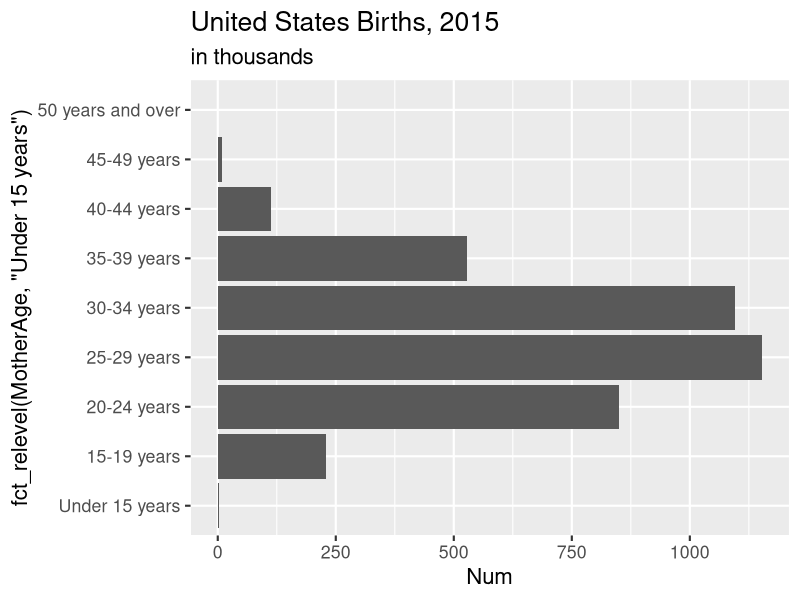
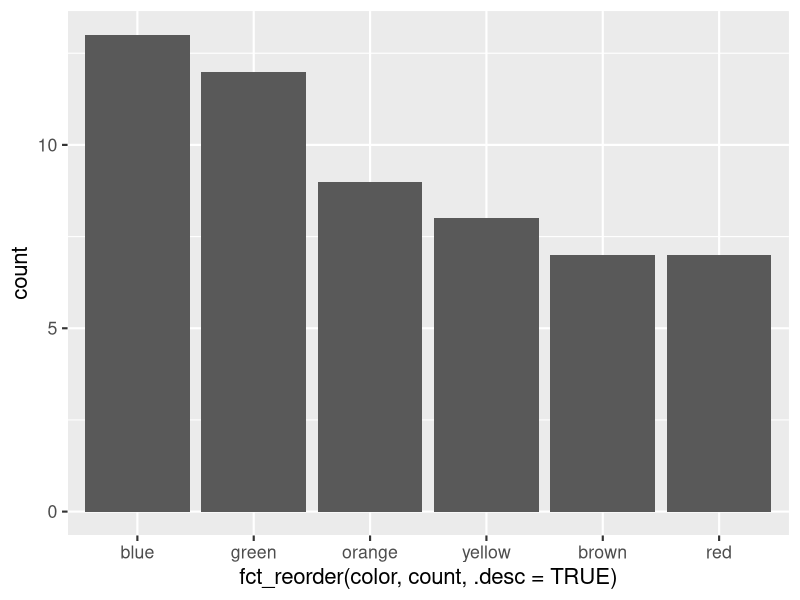
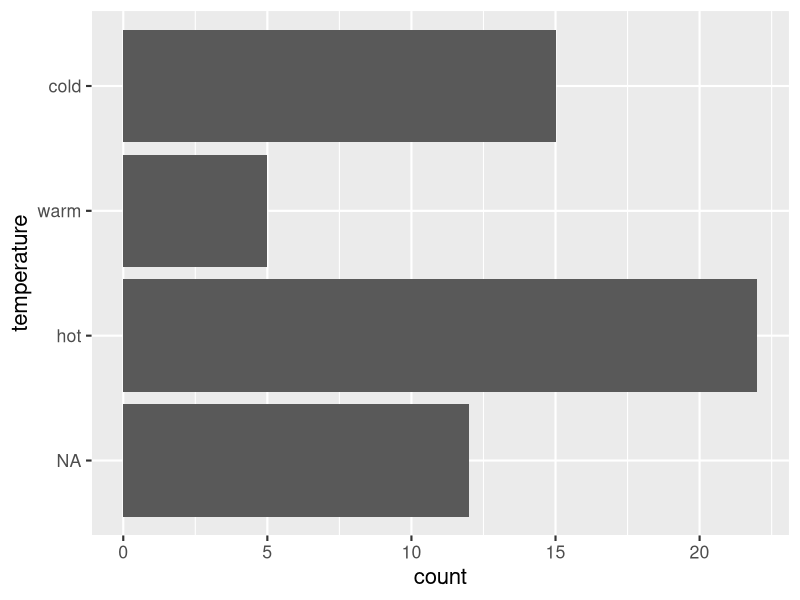

Here is the R script that generated these plots, in order:
## ---- chunk 1
library(forcats)
x <- factor(c("G234", "G452", "G136"))  
y <- fct_recode(x, Physics = "G234", Math = "G452", Chemistry = "G136")  
y
## ---- chunk 2
library(tibble)
library(ggplot2)
Births2015 <- tibble(MotherAge = c("15-19 years", "20-24 years", "25-29 years", "30-34 years", "35-39 years",  "40-44 years", "45-49 years", "50 years and over", "Under 15 years"), Num = c(229.715, 850.509, 1152.311, 1094.693, 527.996, 111.848, 8.171, .754, 2.5)) 
 
ggplot(Births2015, aes(fct_relevel(MotherAge, "Under 15 years"), Num)) +
  geom_col() +
  coord_flip() +
  scale_y_continuous(breaks = seq(0, 1250, 250)) +
  ggtitle("United States Births, 2015", subtitle = "in thousands") +
  theme_grey(16)
## ---- chunk 3
x <- c("A", "B", "C", "move1", "D", "E", "move2", "F")  
fct_relevel(x, "move1", "move2")
## ---- chunk 4
x <- c("A", "B", "C", "move1", "D", "E", "move2", "F")  
fct_relevel(x, "move1", "move2", after = 4) # move after the fourth item
## ---- chunk 5
x <- c("A", "B", "C", "move1", "D", "E", "move2", "F")  
fct_relevel(x, "move1", "move2", after = Inf)
## ---- chunk 6
pack1 <- data.frame(  
  color = c("blue", "brown", "green", "orange", "red", "yellow"),  
  count = c(13, 7, 12, 9, 7, 8)  
)  
 
ggplot(pack1, aes(fct_reorder(color, count, .desc = TRUE), count)) +   
  geom_col() +  
  theme_grey(16)
## ---- chunk 7
library(dplyr)
df <- data.frame(temperature = factor(c("cold", "warm", "hot", NA)), count = c(15, 5, 22, 12))
 
df %>%   
  mutate(temperature = fct_explicit_na(temperature, "NA") %>% 
  fct_relevel("NA", "hot", "warm", "cold")) %>%
  ggplot(aes(x = temperature, y = count)) +
  geom_col() +
  coord_flip() +
  theme_grey(16)
